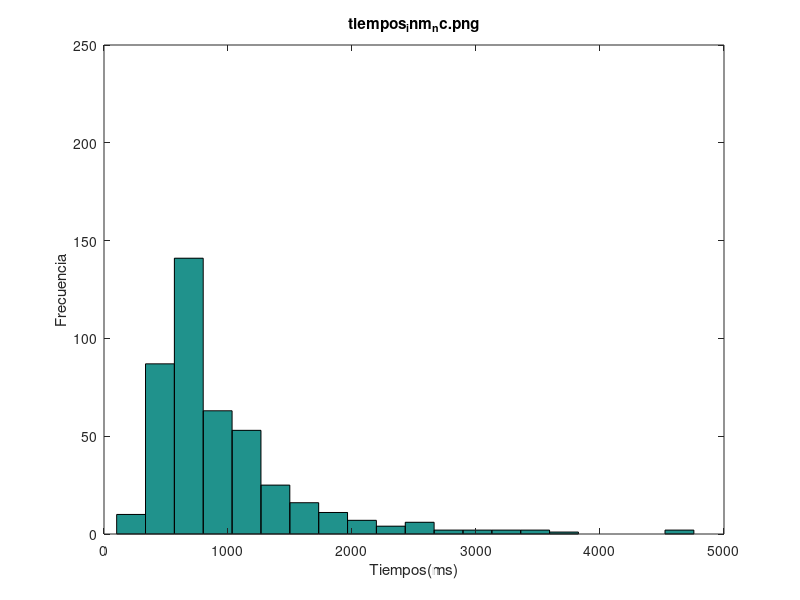
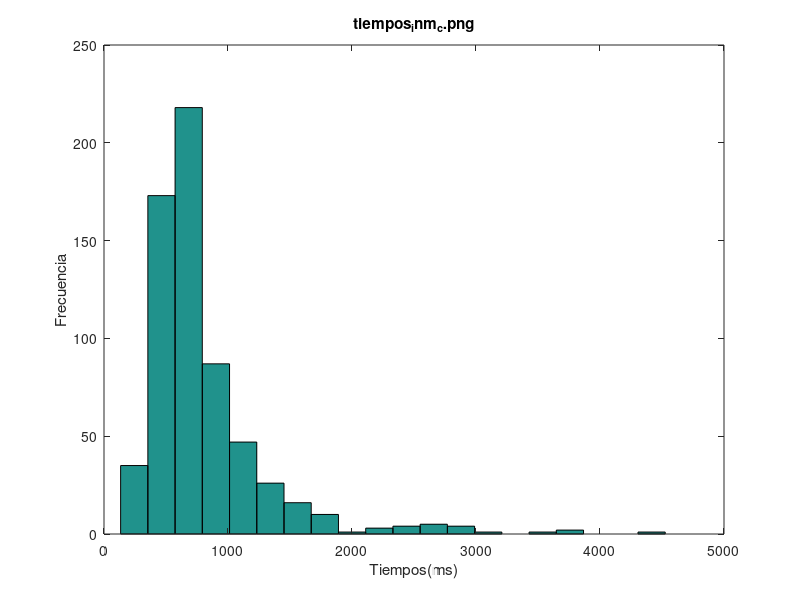
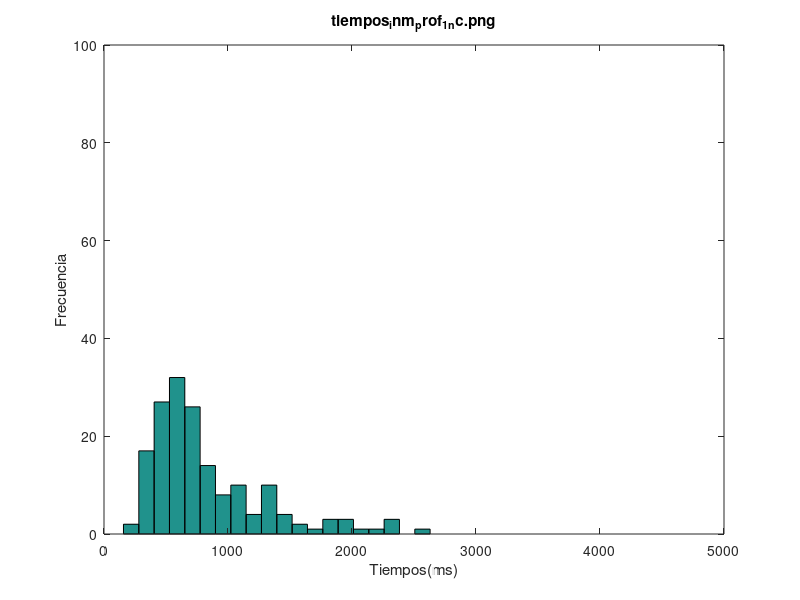
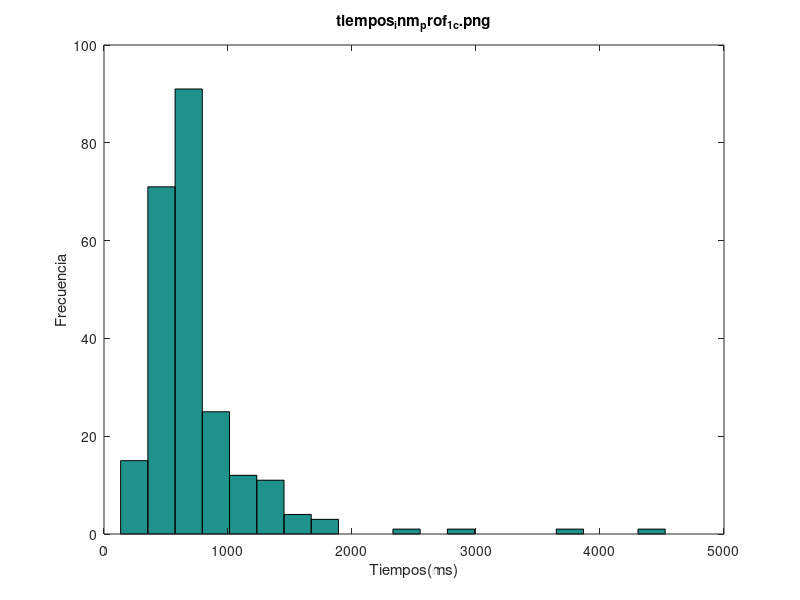

The MATLAB script that drew these images, in order:
% Script para graficar tiempos y correr t_tests

% Cargo data:
tiempos_inm_nc = [2294, 1689, 2565, 1030, 1121, 1418, 1350, 1406, 2294, 1150, 754, 2716, 1386, 1506, 2014, 3426, 726, 586, 1062, 1538, 3333, 645, 878, 542, 814, 662, 774, 606, 566, 654, 1774, 498, 4757, 4541, 877, 310, 649, 2649, 666, 630, 474, 942, 592, 721, 2942, 2630, 1893, 391, 721, 598, 337, 3815, 1362, 433, 318, 730, 1070, 102, 605, 590, 1278, 990, 350, 796, 158, 633, 549, 769, 869, 910, 1095, 458, 721, 665, 1274, 1085, 642, 1142, 645, 510, 374, 1222, 662, 894, 642, 501, 511, 618, 825, 694, 1226, 476, 967, 574, 390, 334, 870, 350, 414, 686, 642, 285, 426, 942, 366, 716, 2965, 1138, 890, 802, 1318, 974, 650, 2234, 486, 870, 1390, 794, 717, 1286, 594, 774, 658, 1018, 1281, 1094, 394, 446, 541, 379, 621, 157, 653, 985, 726, 895, 469, 669, 477, 850, 941, 429, 1101, 1202, 953, 874, 1478, 1202, 1109, 1314, 1250, 1830, 1254, 1918, 1510, 1278, 902, 1026, 2482, 2166, 1314, 2022, 2158, 1886, 878, 1766, 1798, 1206, 1161, 1966, 1006, 753, 1645, 718, 1292, 778, 777, 1057, 610, 1174, 866, 1394, 1925, 1009, 2193, 677, 949, 669, 825, 502, 2718, 457, 1162, 466, 1130, 550, 482, 1221, 886, 981, 414, 1101, 516, 581, 357, 494, 685, 511, 1133, 598, 578, 1184, 1181, 218, 586, 1462, 2452, 662, 2045, 695, 662, 711, 374, 707, 484, 569, 570, 1359, 739, 680, 620, 597, 653, 1083, 429, 647, 697, 541, 589, 510, 628, 1002, 708, 579, 635, 610, 1044, 711, 558, 526, 962, 1674, 1002, 891, 737, 981, 990, 692, 702, 695, 498, 816, 986, 1111, 1045, 836, 1022, 1184, 1255, 732, 773, 602, 682, 670, 835, 421, 501, 800, 547, 1045, 582, 396, 3176, 1859, 677, 861, 664, 510, 643, 781, 755, 1042, 1525, 835, 1134, 1309, 530, 1538, 1046, 639, 493, 333, 422, 568, 518, 611, 482, 513, 647, 618, 621, 581, 295, 382, 542, 686, 446, 1804, 531, 430, 807, 649, 1598, 2606, 850, 635, 741, 1609, 1328, 605, 809, 676, 701, 835, 666, 638, 573, 520, 1250, 1248, 742, 1145, 1530, 578, 1280, 617, 1042, 795, 455, 699, 344, 511, 659, 535, 712, 562, 695, 687, 834, 1961, 1238, 690, 1056, 474, 805, 760, 467, 519, 1018, 418, 515, 526, 665, 466, 461, 689, 2331, 448, 825, 559, 661, 524, 908, 416, 1091, 381, 432, 451, 833, 491, 842, 639, 939, 583, 589, 626, 3578, 1082, 786, 1050, 842, 1594, 765, 714, 1143, 630, 766, 730, 622, 1533, 1058, 958, 699, 1529, 1066, 1629, 1075, 1445, 626, 893, 694, 997, 1246, 566, 510, 670, 554, 1326, 1502, 753, 703, 1294, 1230, 730];
tiempos_inm_c = [1155, 529, 562, 601, 770, 781, 633, 593, 709, 445, 373, 357, 545, 661, 1781, 489, 341, 757, 865, 561, 717, 537, 517, 1089, 2565, 333, 1357, 861, 437, 302, 414, 414, 606, 341, 570, 366, 429, 1170, 470, 582, 550, 610, 1028, 453, 674, 865, 650, 938, 654, 642, 986, 566, 754, 594, 966, 558, 902, 637, 761, 1182, 629, 925, 877, 672, 621, 609, 1033, 793, 549, 665, 885, 1061, 814, 325, 1303, 597, 334, 334, 458, 670, 466, 399, 373, 430, 506, 350, 465, 421, 387, 365, 386, 458, 454, 550, 374, 590, 493, 333, 622, 1438, 538, 449, 610, 830, 614, 433, 1374, 614, 557, 509, 637, 910, 653, 510, 769, 685, 765, 581, 670, 669, 473, 221, 762, 578, 865, 645, 697, 822, 1497, 738, 790, 454, 590, 637, 886, 1050, 134, 626, 1010, 762, 749, 538, 326, 674, 654, 526, 422, 326, 678, 829, 510, 426, 654, 642, 525, 529, 621, 458, 561, 733, 346, 1082, 658, 582, 406, 397, 731, 301, 318, 181, 933, 506, 681, 650, 730, 485, 458, 1294, 1370, 447, 533, 494, 589, 575, 1110, 517, 621, 482, 486, 651, 757, 702, 1214, 474, 893, 580, 1745, 874, 1137, 885, 706, 2917, 717, 594, 586, 1566, 454, 438, 446, 441, 926, 798, 486, 794, 718, 878, 594, 1154, 781, 618, 758, 642, 758, 518, 406, 134, 574, 598, 414, 326, 390, 473, 469, 1221, 433, 445, 429, 317, 505, 2898, 1286, 842, 850, 826, 1098, 686, 690, 781, 954, 2718, 809, 2026, 621, 437, 701, 865, 901, 1213, 829, 854, 713, 1109, 961, 1193, 698, 621, 2354, 1342, 617, 1173, 1294, 981, 782, 597, 606, 767, 1110, 581, 542, 485, 930, 381, 606, 848, 573, 590, 594, 885, 1869, 601, 705, 658, 990, 619, 1489, 1526, 874, 1318, 830, 910, 1139, 901, 2462, 814, 805, 658, 1798, 1190, 610, 3798, 1034, 782, 2134, 1005, 2270, 839, 789, 566, 1294, 661, 902, 710, 2754, 1215, 1866, 581, 1053, 2466, 1665, 626, 1349, 586, 2189, 505, 597, 453, 502, 1294, 874, 661, 622, 834, 694, 570, 1337, 1402, 2333, 1202, 530, 2581, 1310, 782, 502, 805, 726, 662, 1741, 1613, 497, 589, 417, 526, 742, 586, 301, 554, 698, 456, 614, 466, 637, 786, 685, 705, 574, 446, 406, 490, 430, 413, 502, 450, 1150, 753, 698, 606, 498, 518, 466, 534, 567, 357, 463, 582, 526, 429, 686, 426, 494, 614, 570, 510, 494, 879, 473, 1182, 1066, 666, 1153, 1018, 1510, 618, 646, 800, 818, 1838, 630, 902, 710, 830, 674, 546, 1258, 366, 778, 870, 686, 414, 574, 606, 1127, 429, 590, 631, 498, 590, 722, 3509, 1476, 1738, 913, 866, 954, 1026, 1485, 1273, 1006, 936, 1033, 3766, 765, 493, 1189, 536, 1173, 1133, 1013, 2885, 1105, 1356, 650, 625, 4526, 1418, 966, 1282, 1070, 1070, 886, 926, 734, 1413, 1869, 1021, 750, 1629, 625, 653, 1477, 665, 877, 1237, 1246, 889, 799, 403, 2929, 560, 506, 686, 386, 710, 1227, 485, 442, 969, 614, 422, 598, 391, 517, 246, 434, 598, 522, 758, 418, 446, 458, 1454, 910, 1511, 1094, 261, 310, 542, 413, 582, 454, 454, 542, 489, 650, 561, 705, 665, 946, 741, 486, 721, 1733, 349, 785, 985, 753, 1058, 1278, 650, 782, 729, 694, 581, 965, 501, 293, 565, 796, 678, 882, 605, 491, 885, 618, 2552, 724, 713, 674, 454, 617, 1017, 590, 746, 882, 414, 674, 382, 646, 758, 606, 990, 450, 650, 762, 766, 298, 330, 1526, 982, 142, 278, 286, 390, 278, 294, 338, 685, 430, 594, 542, 758, 966, 402, 849, 1573, 1525, 1073, 585, 1310, 578, 925, 778, 552, 637, 693, 669, 501, 538, 453, 3117, 685, 737, 829, 717, 529, 633, 602, 526, 538, 694, 578, 686, 630, 710, 662, 269, 622, 374, 457, 482, 871, 777, 668, 683, 562];
tiempos_inm_prof_1_nc = [2294, 1689, 1121, 1350, 1406, 2294, 754, 2014, 726, 586, 645, 878, 542, 662, 606, 310, 666, 592, 2630, 1893, 391, 337, 318, 730, 1278, 990, 350, 665, 1274, 645, 510, 374, 894, 642, 694, 1226, 390, 334, 870, 414, 802, 650, 486, 870, 1390, 594, 1094, 394, 541, 379, 157, 429, 953, 874, 1314, 1830, 1254, 1918, 902, 2166, 1314, 1886, 878, 1766, 1206, 1966, 1292, 1057, 610, 1394, 1009, 677, 949, 669, 457, 550, 482, 414, 1101, 516, 357, 494, 218, 586, 1462, 695, 374, 707, 484, 1359, 739, 653, 1083, 429, 541, 589, 628, 708, 526, 1002, 692, 695, 498, 816, 1022, 602, 682, 501, 800, 547, 582, 781, 755, 1042, 530, 639, 493, 333, 568, 647, 618, 295, 382, 542, 446, 430, 741, 605, 809, 666, 638, 573, 520, 742, 1280, 617, 455, 699, 344, 474, 805, 519, 418, 515, 526, 689, 2331, 559, 661, 416, 1091, 381, 451, 842, 786, 1050, 1594, 714, 1143, 630, 766, 1058, 1629, 1445, 626, 997, 1246, 510, 1326];
tiempos_inm_prof_1_c = [601, 633, 445, 373, 357, 489, 717, 517, 1089, 437, 302, 414, 606, 366, 453, 650, 938, 986, 754, 558, 902, 637, 877, 672, 549, 665, 325, 1303, 334, 465, 386, 550, 374, 590, 622, 830, 614, 433, 509, 637, 910, 510, 685, 578, 865, 1497, 738, 790, 454, 1050, 749, 326, 674, 326, 678, 829, 621, 1082, 582, 406, 397, 933, 506, 485, 1294, 1370, 494, 589, 575, 517, 580, 1137, 594, 454, 438, 446, 794, 781, 758, 642, 134, 574, 598, 326, 469, 826, 1098, 954, 809, 621, 437, 701, 854, 713, 621, 1342, 617, 606, 767, 1110, 542, 381, 1869, 705, 658, 1489, 1318, 830, 910, 805, 658, 3798, 782, 789, 566, 1294, 661, 1665, 626, 505, 453, 502, 1294, 834, 2333, 530, 502, 805, 726, 1741, 589, 456, 786, 705, 574, 446, 406, 502, 450, 606, 518, 466, 357, 463, 582, 429, 494, 666, 1153, 618, 800, 630, 902, 710, 674, 366, 778, 414, 574, 606, 429, 631, 866, 954, 1273, 936, 765, 493, 1189, 2885, 1105, 4526, 966, 1282, 734, 1413, 1869, 750, 653, 560, 506, 1227, 442, 614, 422, 598, 434, 758, 446, 458, 1094, 261, 542, 582, 561, 705, 665, 741, 486, 785, 1278, 782, 729, 501, 293, 565, 678, 724, 1017, 746, 414, 758, 766, 330, 142, 278, 286, 278, 685, 1573, 585, 778, 552, 693, 669, 501, 685, 737, 526, 694, 578, 662, 269, 622, 374, 482];
tiempos_inm_prof_2_nc = [2565, 1030, 1386, 3426, 1062, 814, 566, 654, 498, 4757, 4541, 877, 2649, 630, 474, 2942, 721, 598, 1070, 796, 549, 869, 458, 1085, 642, 1142, 1222, 825, 476, 350, 285, 716, 890, 1318, 794, 717, 1281, 621, 726, 469, 850, 941, 1202, 1478, 1202, 1109, 1510, 1278, 1798, 1006, 777, 1174, 866, 825, 502, 1130, 1221, 581, 685, 511, 578, 1184, 1181, 2452, 662, 2045, 711, 569, 647, 510, 579, 610, 558, 1674, 891, 737, 981, 986, 1111, 1045, 773, 670, 1045, 3176, 677, 664, 510, 643, 1525, 835, 1134, 1046, 422, 513, 686, 807, 1598, 850, 635, 1328, 676, 701, 1250, 578, 1042, 535, 562, 834, 1961, 1238, 1056, 760, 665, 466, 825, 524, 432, 639, 939, 626, 1082, 842, 730, 622, 1529, 1075, 893, 566, 1502, 703, 730];
tiempos_inm_prof_2_c = [1155, 562, 770, 709, 545, 661, 1781, 537, 2565, 414, 429, 470, 610, 1028, 865, 654, 642, 966, 761, 1182, 629, 793, 885, 597, 670, 399, 506, 350, 421, 387, 365, 454, 493, 449, 653, 765, 581, 473, 221, 645, 697, 822, 590, 637, 1010, 538, 654, 510, 654, 529, 561, 733, 346, 731, 301, 318, 650, 458, 1110, 486, 757, 474, 893, 874, 885, 706, 2917, 1566, 441, 926, 798, 618, 758, 414, 1221, 445, 505, 2898, 1286, 850, 686, 690, 781, 865, 901, 1213, 1193, 2354, 1173, 581, 606, 573, 594, 885, 990, 619, 1139, 901, 2462, 1034, 2134, 710, 1215, 1866, 581, 2466, 1349, 586, 2189, 597, 874, 661, 1337, 1202, 2581, 662, 586, 301, 698, 614, 466, 637, 490, 430, 753, 498, 526, 614, 510, 473, 1018, 1510, 1838, 1258, 1127, 722, 3509, 1476, 913, 1026, 1485, 3766, 536, 1173, 1133, 1418, 1070, 1021, 1477, 877, 889, 799, 2929, 686, 386, 710, 391, 517, 418, 1454, 310, 454, 454, 489, 721, 1733, 753, 650, 694, 796, 605, 885, 618, 2552, 674, 454, 617, 674, 382, 650, 298, 390, 430, 542, 402, 849, 1310, 578, 925, 637, 538, 453, 3117, 633, 538, 871, 668, 562];
tiempos_inm_prof_3_nc = [1418, 1150, 2716, 1506, 1538, 3333, 774, 1774, 649, 942, 721, 3815, 1362, 433, 102, 605, 590, 158, 633, 769, 910, 1095, 721, 662, 501, 511, 618, 967, 574, 686, 642, 426, 942, 366, 2965, 1138, 974, 2234, 1286, 774, 658, 1018, 446, 653, 985, 895, 669, 477, 1101, 1250, 1026, 2482, 2022, 2158, 1161, 753, 1645, 718, 778, 1925, 2193, 2718, 1162, 466, 886, 981, 1133, 598, 662, 570, 680, 620, 597, 697, 1002, 635, 1044, 711, 962, 990, 702, 836, 1184, 1255, 732, 835, 421, 396, 1859, 861, 1309, 1538, 518, 611, 482, 621, 581, 1804, 531, 649, 2606, 1609, 835, 1248, 1145, 1530, 795, 511, 659, 712, 695, 687, 690, 467, 1018, 461, 448, 908, 833, 491, 583, 589, 3578, 765, 1533, 958, 699, 1066, 694, 670, 554, 753, 1294, 1230];
tiempos_inm_prof_3_c = [529, 781, 593, 341, 757, 865, 561, 333, 1357, 861, 341, 570, 1170, 582, 550, 674, 566, 594, 925, 621, 609, 1033, 1061, 814, 334, 458, 466, 373, 430, 458, 333, 1438, 538, 610, 1374, 614, 557, 769, 670, 669, 762, 886, 134, 626, 762, 526, 422, 426, 642, 525, 458, 658, 181, 681, 730, 447, 533, 621, 482, 651, 702, 1214, 1745, 717, 586, 486, 718, 878, 594, 1154, 518, 406, 390, 473, 433, 429, 317, 842, 2718, 2026, 829, 1109, 961, 698, 1294, 981, 782, 597, 485, 930, 848, 590, 601, 1526, 874, 814, 1798, 1190, 610, 1005, 2270, 839, 902, 2754, 1053, 622, 694, 570, 1402, 1310, 782, 1613, 497, 417, 526, 742, 554, 685, 413, 1150, 698, 534, 567, 686, 426, 570, 494, 879, 1182, 1066, 646, 818, 830, 546, 870, 686, 590, 498, 590, 1738, 1006, 1033, 1013, 1356, 650, 625, 1070, 886, 926, 1629, 625, 665, 1237, 1246, 403, 485, 969, 246, 598, 522, 910, 1511, 413, 542, 650, 946, 349, 985, 1058, 581, 965, 882, 491, 713, 590, 882, 646, 606, 990, 450, 762, 1526, 982, 294, 338, 594, 758, 966, 1525, 1073, 829, 717, 529, 602, 686, 630, 710, 457, 777, 683];
tiempos_inm_largo_6_nc = [1689, 1121, 1418, 754, 1386, 1506, 3426, 586, 498, 649, 2649, 666, 474, 592, 721, 721, 337, 1362, 433, 730, 633, 769, 458, 721, 665, 1274, 642, 642, 618, 825, 1226, 642, 426, 1138, 890, 802, 650, 2234, 794, 594, 658, 1018, 1281, 394, 985, 895, 850, 1202, 953, 874, 1202, 1314, 1250, 1026, 2482, 1314, 1161, 753, 778, 777, 1057, 610, 866, 1394, 1009, 2193, 825, 457, 466, 1130, 482, 578, 586, 1462, 662, 695, 662, 739, 620, 597, 429, 635, 558, 962, 1674, 1002, 737, 692, 702, 986, 1022, 1255, 732, 773, 682, 1859, 664, 755, 1042, 835, 530, 1538, 568, 611, 482, 513, 618, 531, 649, 850, 1328, 605, 809, 701, 666, 742, 1530, 578, 617, 659, 712, 834, 690, 1056, 474, 805, 760, 519, 1018, 665, 2331, 448, 825, 661, 491, 626, 3578, 1082, 786, 1050, 842, 1594, 714, 730, 1058, 699, 1529, 1066, 1075, 626, 554, 753, 730];
tiempos_inm_largo_6_c = [529, 562, 601, 770, 633, 593, 545, 489, 865, 561, 537, 1089, 570, 1170, 610, 674, 865, 650, 938, 642, 986, 754, 594, 761, 672, 609, 1033, 793, 665, 458, 466, 506, 465, 387, 386, 458, 538, 449, 610, 433, 769, 473, 762, 578, 865, 697, 1497, 738, 1050, 626, 1010, 762, 538, 674, 426, 642, 529, 458, 561, 346, 1082, 658, 731, 506, 681, 650, 730, 458, 1370, 482, 651, 474, 1745, 874, 1137, 706, 594, 586, 441, 794, 594, 1154, 618, 642, 473, 433, 505, 842, 850, 826, 1098, 690, 954, 809, 2026, 865, 713, 961, 1193, 698, 2354, 617, 930, 848, 594, 601, 705, 658, 619, 1489, 874, 1139, 658, 610, 1034, 2754, 1866, 2466, 1665, 626, 586, 505, 874, 834, 570, 1337, 1402, 1202, 530, 497, 417, 586, 554, 698, 456, 466, 786, 705, 490, 450, 753, 698, 498, 466, 426, 570, 473, 1066, 666, 1153, 1018, 618, 800, 818, 674, 546, 1258, 778, 498, 722, 1738, 913, 866, 954, 1026, 1273, 936, 1033, 536, 1105, 650, 625, 1418, 1282, 625, 665, 889, 403, 2929, 560, 506, 386, 1227, 442, 969, 434, 522, 418, 458, 489, 650, 561, 705, 665, 946, 721, 785, 985, 753, 1058, 650, 729, 882, 491, 618, 713, 674, 617, 1017, 746, 882, 674, 450, 650, 762, 298, 330, 338, 594, 402, 1073, 585, 578, 778, 552, 538, 737, 529, 633, 602, 538, 578, 457, 777, 562];
tiempos_inm_largo_12_nc = [2565, 1030, 1406, 2294, 1150, 2014, 726, 1062, 1538, 542, 566, 1774, 630, 942, 2942, 1893, 391, 318, 1070, 605, 350, 549, 910, 1095, 1085, 1142, 510, 374, 1222, 662, 894, 694, 476, 967, 870, 285, 942, 366, 2965, 1318, 974, 870, 1390, 717, 1286, 1094, 379, 726, 669, 477, 1101, 1478, 1109, 1254, 1918, 1278, 902, 2166, 1766, 1006, 1645, 718, 1174, 1925, 949, 669, 502, 2718, 550, 1221, 516, 685, 1133, 598, 2452, 2045, 711, 707, 484, 569, 570, 1359, 653, 1083, 647, 589, 579, 1044, 711, 891, 981, 990, 498, 816, 1045, 836, 602, 670, 547, 3176, 861, 1525, 1134, 1309, 1046, 493, 333, 422, 647, 542, 807, 2606, 1609, 676, 835, 573, 520, 1248, 1280, 1042, 699, 535, 695, 687, 467, 515, 526, 466, 461, 689, 559, 524, 381, 639, 583, 589, 765, 630, 766, 622, 1533, 1629, 1445, 893, 1246, 1502, 1294, 1230];
tiempos_inm_largo_12_c = [781, 709, 373, 357, 1781, 717, 517, 2565, 1357, 414, 429, 582, 550, 654, 566, 966, 902, 637, 629, 925, 877, 549, 885, 1303, 670, 373, 430, 421, 365, 454, 374, 590, 493, 333, 622, 830, 614, 614, 910, 765, 670, 669, 645, 822, 454, 637, 886, 749, 326, 654, 829, 654, 525, 733, 406, 397, 318, 181, 933, 485, 1294, 575, 486, 702, 1214, 885, 2917, 717, 1566, 438, 446, 798, 486, 781, 758, 758, 598, 1221, 429, 317, 686, 781, 2718, 437, 701, 1213, 829, 854, 621, 1342, 1173, 981, 1110, 606, 590, 990, 1526, 830, 910, 2462, 814, 805, 3798, 782, 2134, 2270, 1294, 710, 1053, 1349, 2189, 597, 502, 1294, 661, 622, 2333, 2581, 726, 526, 742, 614, 637, 685, 446, 406, 430, 413, 502, 606, 518, 582, 614, 494, 879, 1182, 1510, 646, 1838, 902, 710, 830, 366, 606, 590, 1485, 1006, 3766, 493, 1189, 1133, 1013, 2885, 4526, 966, 1070, 1869, 1477, 1237, 1246, 686, 710, 485, 422, 598, 517, 246, 758, 446, 1454, 261, 454, 542, 486, 1733, 349, 1278, 782, 694, 565, 605, 454, 590, 414, 382, 646, 758, 766, 286, 430, 758, 966, 1525, 1310, 925, 637, 669, 501, 3117, 685, 526, 694, 686, 622, 871, 683];
tiempos_inm_largo_18_nc = [2294, 1350, 2716, 3333, 645, 878, 814, 662, 774, 606, 654, 4757, 4541, 877, 310, 2630, 598, 3815, 102, 590, 1278, 990, 796, 158, 869, 645, 501, 511, 574, 390, 334, 350, 414, 686, 716, 486, 774, 446, 541, 621, 157, 653, 469, 941, 429, 1830, 1510, 2022, 2158, 1886, 878, 1798, 1206, 1966, 1292, 677, 1162, 886, 981, 414, 1101, 581, 357, 494, 511, 1184, 1181, 218, 374, 680, 697, 541, 510, 628, 1002, 708, 610, 526, 695, 1111, 1184, 835, 421, 501, 800, 1045, 582, 396, 677, 510, 643, 781, 639, 518, 621, 581, 295, 382, 686, 446, 1804, 430, 1598, 635, 741, 638, 1250, 1145, 795, 455, 344, 511, 562, 1961, 1238, 418, 908, 416, 1091, 432, 451, 833, 842, 939, 1143, 958, 694, 997, 566, 510, 670, 1326, 703];
tiempos_inm_largo_18_c = [1155, 445, 661, 341, 757, 333, 861, 437, 302, 414, 606, 341, 366, 470, 1028, 453, 558, 1182, 621, 1061, 814, 325, 597, 334, 334, 399, 350, 550, 1438, 1374, 557, 509, 637, 653, 510, 685, 581, 221, 790, 590, 134, 526, 422, 326, 678, 510, 621, 582, 301, 447, 533, 494, 589, 1110, 517, 621, 757, 893, 580, 454, 926, 718, 878, 518, 406, 134, 574, 414, 326, 390, 469, 445, 2898, 1286, 621, 901, 1109, 1294, 782, 597, 606, 767, 581, 542, 485, 381, 573, 885, 1869, 1318, 901, 1798, 1190, 1005, 839, 789, 566, 661, 902, 1215, 581, 453, 694, 1310, 782, 502, 805, 662, 1741, 1613, 589, 301, 574, 1150, 534, 567, 357, 463, 526, 429, 686, 494, 510, 630, 870, 686, 414, 574, 1127, 429, 590, 631, 3509, 1476, 765, 1173, 1356, 1070, 886, 926, 734, 1413, 1021, 750, 1629, 653, 877, 799, 614, 391, 598, 910, 1511, 1094, 310, 542, 413, 582, 454, 741, 581, 965, 501, 293, 796, 678, 885, 2552, 724, 606, 990, 1526, 982, 142, 278, 390, 278, 294, 685, 542, 849, 1573, 693, 453, 829, 717, 630, 710, 662, 269, 374, 482, 668];
tiempos_inc_nc = [1473, 679, 625, 591, 431, 598, 399, 544, 472, 399, 535, 1102, 622, 909, 1579, 1893, 2981, 2149, 1549, 1244, 1923, 684, 3283, 1651, 1463, 1080, 2574, 1176, 2271, 854, 687, 620, 4448, 1720, 1886, 702, 2215, 1495, 760, 1038, 2093, 520, 1812, 606, 638, 1205, 1175, 4684, 2295, 1295, 919, 2399, 876, 958, 776, 1405, 1191, 543, 367, 374, 400, 359, 327, 302, 392, 360, 430, 414, 295, 231, 4870, 1240, 3288, 1877, 4559, 764, 1450, 834, 1866, 696, 628, 729, 843, 1005, 1773, 1950, 948, 2126, 2598, 2571, 1374, 2197, 1563, 2052, 711, 936, 631, 1600, 517, 479, 445, 289, 387, 339, 363, 1281, 356, 282, 781, 285, 280, 980, 1459, 1394, 1390, 2127, 2288, 1211, 773, 1579, 752, 502, 681, 1981, 1660, 852, 1868, 1132, 1299, 1165, 2485, 2428, 837, 1644, 524];
tiempos_inc_c = [2599, 792, 287, 478, 743, 495, 391, 366, 1662, 350, 637, 352, 674, 398, 287, 389, 271, 1779, 3608, 1470, 2024, 2906, 2526, 247, 1415, 296, 326, 4945, 230, 2183, 1280, 526, 1567, 414, 407, 318, 338, 324, 342, 269, 323, 2236, 268, 2892, 2936, 431, 1668, 1430, 488, 1174, 541, 408, 3278, 1154, 1403, 925, 652, 694, 1367, 740, 844, 477, 597, 2500, 436, 1965, 1638, 1182, 1127, 454, 313, 303, 2142, 288, 103, 1886, 320, 643, 1839, 1584, 1013, 534, 1293, 1102, 375, 489, 407, 990, 3071, 748, 645, 660, 438, 757, 541, 397, 1799, 342, 405, 1845, 1269, 556, 4169, 1838, 1096, 1241, 1246, 1109, 1117, 496, 390, 488, 1078, 430, 317, 1230, 3844, 766, 627, 536, 533, 351, 391, 1078, 2455, 406, 438, 1814, 1607, 2735, 1783, 461, 1571, 1311, 2167, 551, 397, 2344, 753, 735, 1655, 2023, 2593, 431, 3215, 1197, 398, 1782, 1558, 527, 4060, 1743, 1975, 2670, 861, 1413, 1487, 1638, 1830, 1060, 573, 268, 732, 2103, 565, 486, 896, 1959, 1582, 1872, 526, 360, 326, 462, 1493, 318, 2696, 310, 361, 2000, 509, 934, 558, 638, 481, 343, 324, 313, 333, 320, 680, 1967, 536, 495, 535, 421, 407, 1398, 294, 405, 414, 490, 287, 390, 360];
tiempos_inc_prof_1_nc = [1473, 679, 625, 591, 431, 399, 909, 1579, 1893, 2981, 1651, 1463, 1080, 2574, 1720, 1886, 2215, 760, 1038, 520, 4684, 2295, 1295, 919, 1191, 543, 400, 359, 302, 1240, 3288, 4559, 1450, 834, 696, 1950, 2126, 2598, 711, 936, 631, 517, 1281, 282, 781, 285, 1394, 1390, 1211, 773, 752, 852, 1868, 1132, 2485];
tiempos_inc_prof_1_c = [792, 478, 495, 391, 350, 1470, 2906, 2526, 247, 1280, 526, 414, 407, 318, 2936, 431, 1668, 1430, 1154, 925, 652, 694, 844, 1182, 1127, 454, 313, 303, 1584, 1013, 534, 375, 660, 757, 541, 1799, 1838, 1096, 1246, 1117, 496, 488, 627, 536, 533, 391, 1814, 1607, 1783, 461, 1311, 753, 735, 2023, 431, 3215, 398, 2670, 861, 1487, 1638, 1060, 565, 486, 1959, 1872, 526, 326, 509, 934, 638, 481, 343, 1967, 536, 535, 407, 1398, 405];
tiempos_inc_prof_2_nc = [598, 399, 535, 622, 1549, 1923, 3283, 1176, 687, 620, 4448, 702, 2093, 638, 1175, 876, 776, 1405, 367, 327, 430, 414, 231, 4870, 1877, 1866, 729, 1005, 1773, 1374, 1563, 2052, 1600, 445, 339, 363, 980, 1459, 2127, 1579, 681, 1981, 1660, 1165, 837, 524];
tiempos_inc_prof_2_c = [2599, 287, 1662, 674, 398, 271, 1779, 3608, 296, 326, 230, 2183, 1567, 324, 269, 323, 2892, 1174, 541, 3278, 1403, 740, 2500, 436, 1965, 1638, 288, 643, 1839, 1102, 407, 748, 645, 397, 405, 556, 4169, 1241, 317, 3844, 766, 351, 2455, 438, 551, 2344, 1655, 1197, 527, 1743, 1975, 732, 2103, 896, 360, 318, 361, 2000, 313, 333, 680, 495, 294, 490, 287, 360];
tiempos_inc_prof_3_nc = [544, 472, 1102, 2149, 1244, 684, 2271, 854, 1495, 1812, 606, 1205, 2399, 958, 374, 392, 360, 295, 764, 628, 843, 948, 2571, 2197, 479, 289, 387, 356, 280, 2288, 502, 1299, 2428, 1644];
tiempos_inc_prof_3_c = [743, 366, 637, 352, 287, 389, 2024, 1415, 4945, 338, 342, 2236, 268, 488, 408, 1367, 477, 597, 2142, 103, 1886, 320, 1293, 489, 990, 3071, 438, 342, 1845, 1269, 1109, 390, 1078, 430, 1230, 1078, 406, 2735, 1571, 2167, 397, 2593, 1782, 1558, 4060, 1413, 1830, 573, 268, 1582, 462, 1493, 2696, 310, 558, 324, 320, 421, 414, 390];

global i = 1;

function plot_tiempo( vector, filename, axis_vector )
	global i;
	figure(i);
	hist(vector,20);
	title(filename);
	xlabel('Tiempos(ms)');
	ylabel('Frecuencia');
	axis(axis_vector);
	saveas(figure(i), filename)
	i++;
endfunction


plot_tiempo(tiempos_inm_nc, 'tiempos_inm_nc.png',[0,5000,0,250]);

plot_tiempo(tiempos_inm_c, 'tiempos_inm_c.png',[0,5000,0,250]);

plot_tiempo(tiempos_inm_prof_1_nc, 'tiempos_inm_prof_1_nc.png',[0,5000,0, 100]);

plot_tiempo(tiempos_inm_prof_1_c, 'tiempos_inm_prof_1_c.png',[0,5000,0, 100]);

plot_tiempo(tiempos_inm_prof_2_nc, 'tiempos_inm_prof_2_nc.png',[0,5000,0, 80]);

plot_tiempo(tiempos_inm_prof_2_c, 'tiempos_inm_prof_2_c.png',[0,5000,0, 80]);

plot_tiempo(tiempos_inm_prof_3_nc, 'tiempos_inm_prof_3_nc.png',[0,5000,0, 80]);

plot_tiempo(tiempos_inm_prof_3_c, 'tiempos_inm_prof_3_c.png',[0,5000,0, 80]);

plot_tiempo(tiempos_inm_largo_6_nc, 'tiempos_inm_largo_6_nc.png',[0,5000,0, 80]);

plot_tiempo(tiempos_inm_largo_6_c, 'tiempos_inm_largo_6_c.png',[0,5000,0, 80]);

plot_tiempo(tiempos_inm_largo_12_nc, 'tiempos_inm_largo_12_nc.png',[0,5000,0, 80]);

plot_tiempo(tiempos_inm_largo_12_c, 'tiempos_inm_largo_12_c.png',[0,5000,0, 80]);

plot_tiempo(tiempos_inm_largo_18_nc, 'tiempos_inm_largo_18_nc.png',[0,5000,0, 80]);

plot_tiempo(tiempos_inm_largo_18_c, 'tiempos_inm_largo_18_c.png',[0,5000,0, 80]);

plot_tiempo(tiempos_inc_nc, 'tiempos_inc_nc.png',[0,5000,0,80]);

plot_tiempo(tiempos_inc_c, 'tiempos_inc_c.png',[0,5000,0,80]);

plot_tiempo(tiempos_inc_prof_1_nc, 'tiempos_inc_prof_1_nc.png',[0,5000,0,40]);

plot_tiempo(tiempos_inc_prof_1_c, 'tiempos_inc_prof_1_c.png',[0,5000,0,40]);

plot_tiempo(tiempos_inc_prof_2_nc, 'tiempos_inc_prof_2_nc.png',[0,5000,0,40]);

plot_tiempo(tiempos_inc_prof_2_c, 'tiempos_inc_prof_2_c.png',[0,5000,0,40]);

plot_tiempo(tiempos_inc_prof_3_nc, 'tiempos_inc_prof_3_nc.png',[0,5000,0,40]);

plot_tiempo(tiempos_inc_prof_3_c, 'tiempos_inc_prof_3_c.png',[0,5000,0,40]);

%Cruzo todos con todos, hago un t_test (o ranksum) por cada uno3
% Creo istograma de cada uno
